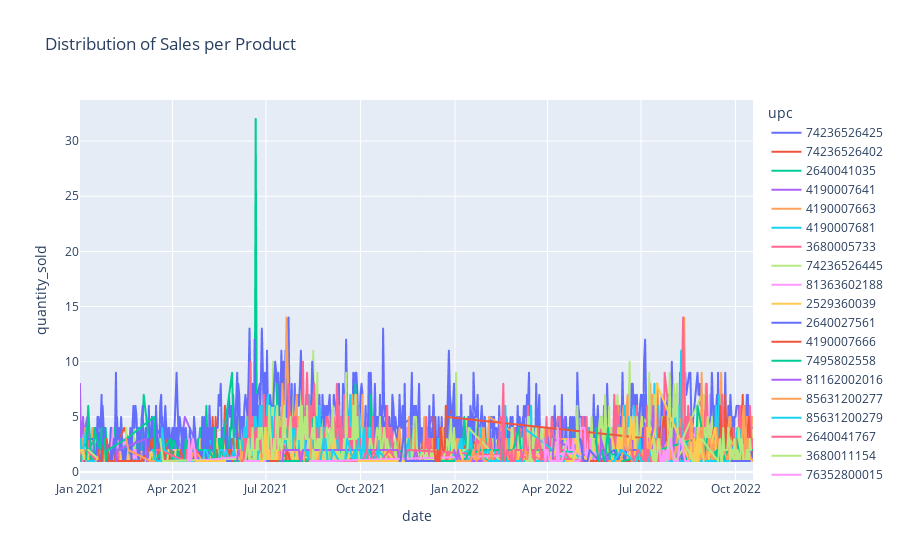

Notebook code for this chart:
### Code cell
px.line(raw,y='quantity_sold',x='date',color='upc',
       title="Distribution of Sales per Product")
